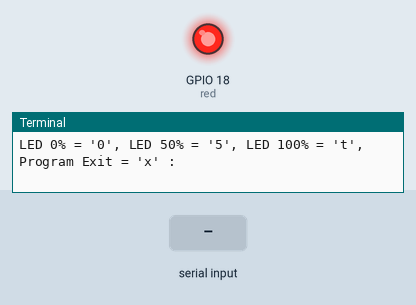
This program was run on a simulated Raspberry Pi (BCM pin numbers). On the bench: output pins drawn as LEDs (lit = HIGH), the last lines printed to the terminal. The test bench sets the inputs (shaded band). At 5.8 s the program stops and its outputs stay as they are.

Above: at 1.2 s.
1.3 s: "0" typed at the terminal, then Enter
At 2.5 s:
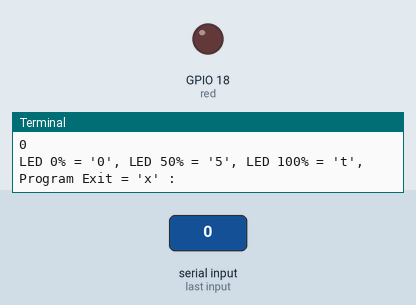
2.8 s: "5" typed at the terminal, then Enter
At 3.7 s:
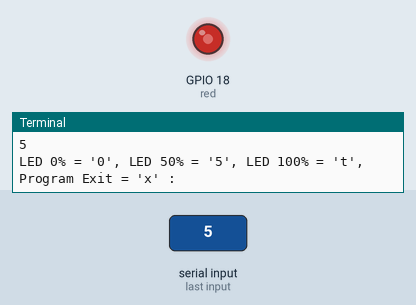
4.3 s: "t" typed at the terminal, then Enter
At 4.9 s:
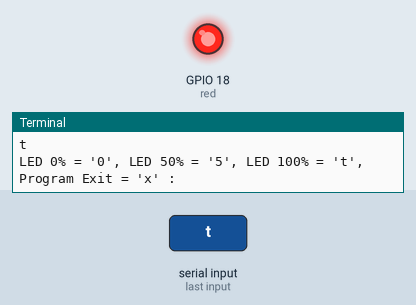
5.8 s: "x" typed at the terminal, then Enter
At 7.0 s:
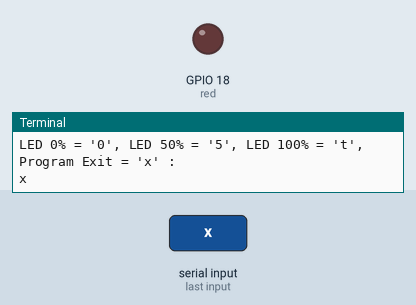
Timing chart, 0 to 7.3 s (numbered marks = the images above; inputs shaded):
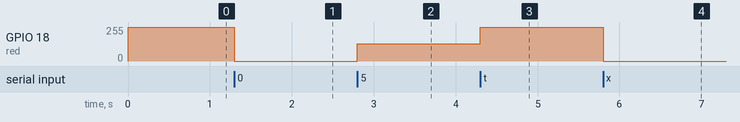

The program:

challenge112.py
```python
import RPi.GPIO as GPIO
import time

red = 18

GPIO.setmode(GPIO.BCM)
GPIO.setwarnings(False)
GPIO.setup(red, GPIO.OUT)

pwm = GPIO.PWM(red, 100)
pwm.start(100)

try:
    while True:
        keyboard = input("LED 0% = '0', LED 50% = '5', LED 100% = 't', Program Exit = 'x' : ")
        if keyboard == '0':
            pwm.ChangeDutyCycle(0)
        elif keyboard == '5':
            pwm.ChangeDutyCycle(50)
        elif keyboard == 't':
            pwm.ChangeDutyCycle(100)
        elif keyboard == 'x':
            break
except KeyboardInterrupt:
    pass
finally:
    GPIO.cleanup()
```

Measured:
- after the input at 1.3 s, GPIO 18 (red): 255/255 → 0/255 at once
- after the input at 2.8 s, GPIO 18 (red): 0/255 → 128/255 at once
- after the input at 4.3 s, GPIO 18 (red): 128/255 → 255/255 at once
- after the input at 5.8 s, GPIO 18 (red): 255/255 → 0/255 at once
